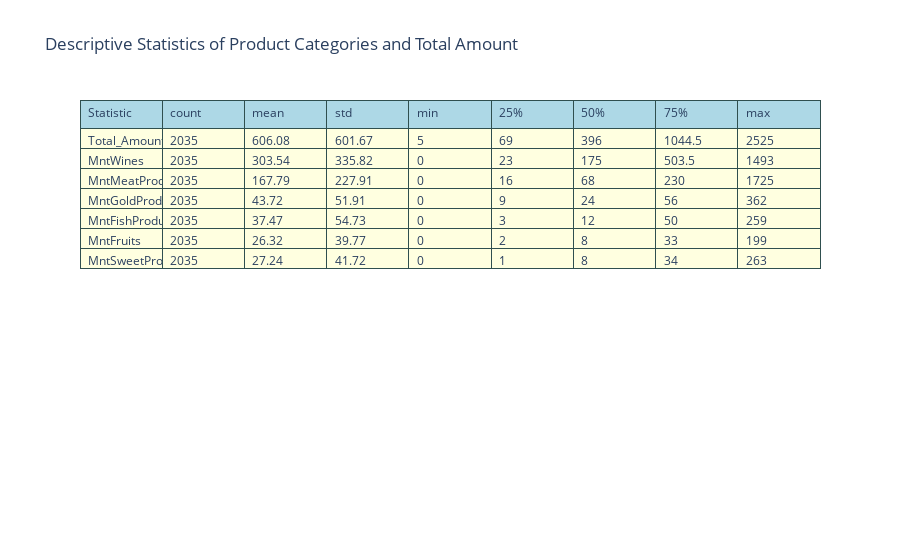

Here is the notebook cell this chart was saved with:
### Markdown cell above
**Statistik Deskriptif Kategori Produk dan Total_Amount**

### Code cell
import plotly.graph_objects as go

# Create descriptive statistics table
desc_stats = df[['MntWines', 'MntFruits', 'MntMeatProducts', 'MntFishProducts', 'MntSweetProducts', 'MntGoldProds', 'Total_Amount']].describe().round(2).transpose().sort_values(by='50%', ascending=False)

# Create a Plotly table with updated colors
fig = go.Figure(data=[go.Table(
       header=dict(values=['Statistic'] + list(desc_stats.columns),
                            fill_color='lightblue',
                            line_color='darkslategray',
                            align='left'),
       cells=dict(values=[desc_stats.index] + [desc_stats[col] for col in desc_stats.columns],
                        fill_color='lightyellow',
                        line_color='darkslategray',
                        align='left'))
])

fig.update_layout(title='Descriptive Statistics of Product Categories and Total Amount')
fig.show()

### Figure 1 — Plotly figure (JSON) as saved in the notebook; plotly's stock layout.template omitted (floating-point values rounded to 4 significant figures)
{"data": [{"cells": {"align": "left", "fill": {"color": "lightyellow"}, "line": {"color": "darkslategray"}, "values": [["Total_Amount", "MntWines", "MntMeatProducts", "MntGoldProds", "MntFishProducts", "MntFruits", "MntSweetProducts"], [2035, 2035, 2035, 2035, 2035, 2035, 2035], [606.1, 303.5, 167.8, 43.72, 37.47, 26.32, 27.24], [601.7, 335.8, 227.9, 51.91, 54.73, 39.77, 41.72], [5, 0, 0, 0, 0, 0, 0], [69, 23, 16, 9, 3, 2, 1], [396, 175, 68, 24, 12, 8, 8], [1044.0, 503.5, 230, 56, 50, 33, 34], [2525, 1493, 1725, 362, 259, 199, 263]]}, "header": {"align": "left", "fill": {"color": "lightblue"}, "line": {"color": "darkslategray"}, "values": ["Statistic", "count", "mean", "std", "min", "25%", "50%", "75%", "max"]}, "type": "table"}], "layout": {"title": {"text": "Descriptive Statistics of Product Categories and Total Amount"}}}
